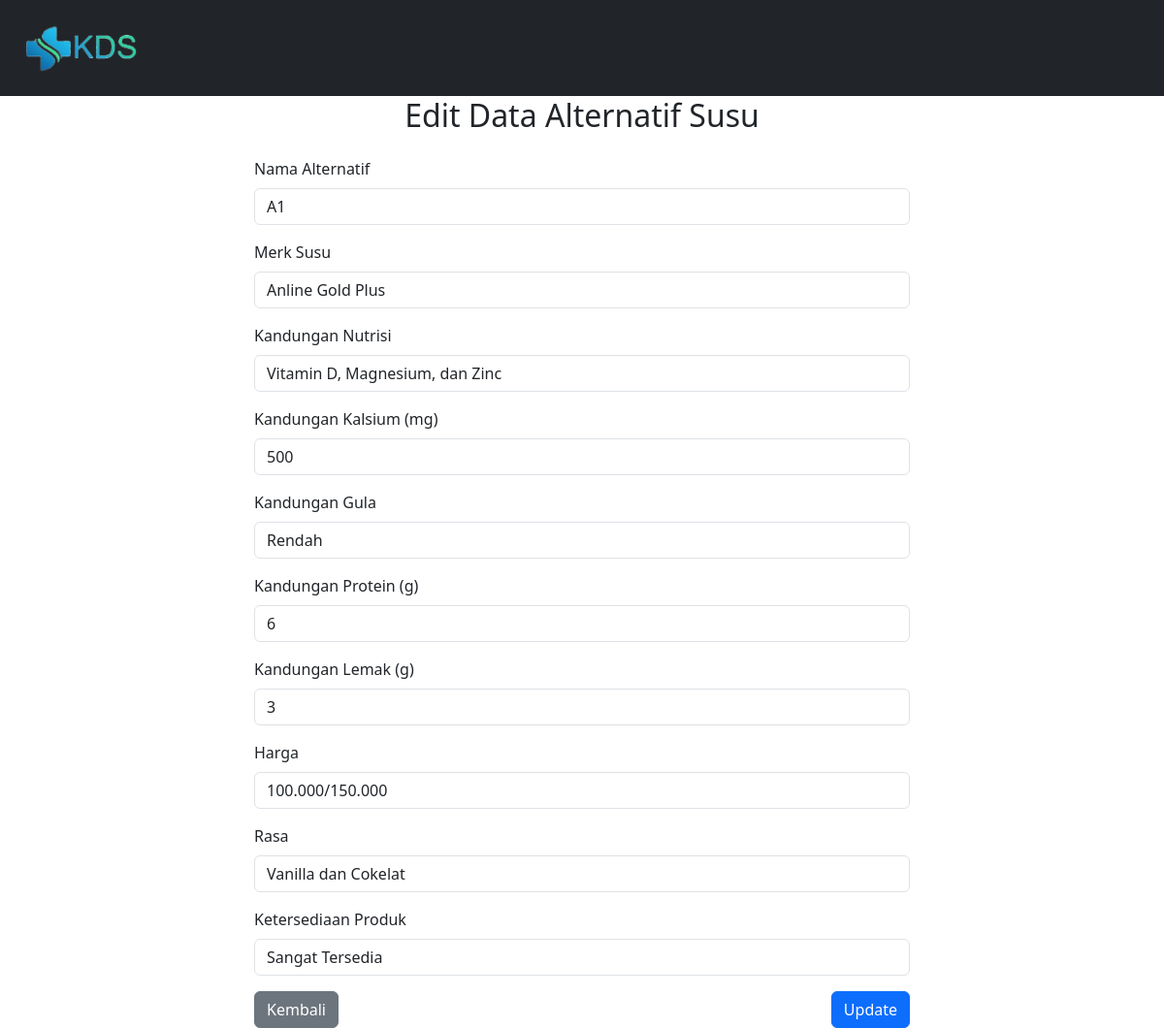
The page /edit.php?id=1 on the database its author committed.
### tables this page shows
CREATE TABLE `alternatif` (
  `id_alternatif` int(11) NOT NULL,
  `nama_alternatif` varchar(10) NOT NULL,
  `merk_susu` varchar(100) DEFAULT NULL,
  `usia` varchar(10) NOT NULL,
  `kandungan_nutrisi` varchar(50) DEFAULT NULL,
  `kandungan_kalsium` varchar(50) DEFAULT NULL,
  `kandungan_gula` varchar(50) DEFAULT NULL,
  `kandungan_protein` varchar(50) DEFAULT NULL,
  `kandungan_lemak` varchar(50) DEFAULT NULL,
  `harga` varchar(100) DEFAULT NULL,
  `rasa` varchar(100) DEFAULT NULL,
  `ketersediaan_produk` varchar(50) DEFAULT NULL
);

### edit.php (the view, shortened to what this page needs)
<?php
include 'config.php';
$id = $_GET['id'];
$sql = "SELECT * FROM alternatif WHERE id_alternatif = $id";
$result = $conn->query($sql);
$data = $result->fetch_assoc();
?>
<!DOCTYPE html>
<html lang="id">
<head>
    <link href="https://cdn.jsdelivr.net/npm/bootstrap@5.3.0/dist/css/bootstrap.min.css" rel="stylesheet">
</head>
<body>
<nav class="navbar navbar-expand-lg navbar-dark bg-dark fixed-top">
    <div class="container-fluid px-4">
        <a class="navbar-brand" href="index.php">
            <img src="logo.png" alt="Logo" width="120" class="d-inline-block align-text-top">
        </a>
    </div>
</nav>
<div class="container" style="margin-top: 100px; max-width: 700px;">
    <h2 class="text-center mb-4">Edit Data Alternatif Susu</h2>
    <form method="POST" action="">
        <?php
        $fields = [
            'nama_alternatif' => 'Nama Alternatif',
            'merk_susu' => 'Merk Susu',
            'kandungan_nutrisi' => 'Kandungan Nutrisi',
            'kandungan_kalsium' => 'Kandungan Kalsium (mg)',
            'kandungan_gula' => 'Kandungan Gula',
            'kandungan_protein' => 'Kandungan Protein (g)',
            'kandungan_lemak' => 'Kandungan Lemak (g)',
            'harga' => 'Harga',
            'rasa' => 'Rasa',
            'ketersediaan_produk' => 'Ketersediaan Produk'
        ];
        foreach ($fields as $field => $label) {
            echo '
            <div class="mb-3">
                <label class="form-label">'.$label.'</label>
                <input type="text" name="'.$field.'" class="form-control" value="'.htmlspecialchars($data[$field]).'" required>
            </div>';
        }
        ?>
        <div class="d-flex justify-content-between">
            <a href="dataalternatif.php" class="btn btn-secondary">Kembali</a>
            <button type="submit" class="btn btn-primary">Update</button>
        </div>
    </form>
</div>
</body>
</html>

### rows shown on the page
alternatif: nama_alternatif "A1", merk_susu "Anline Gold Plus", kandungan_nutrisi "Vitamin D, Magnesium, dan Zinc", kandungan_kalsium "500", kandungan_gula "Rendah", kandungan_protein "6", kandungan_lemak "3", harga "100.000/150.000", rasa "Vanilla dan Cokelat", ketersediaan_produk "Sangat Tersedia"

### other values the page prints
$label "Nama Alternatif"
$label "Merk Susu"
$label "Kandungan Nutrisi"
$label "Kandungan Kalsium (mg)"
$label "Kandungan Gula"
$label "Kandungan Protein (g)"
$label "Kandungan Lemak (g)"
$label "Harga"
$label "Rasa"
$label "Ketersediaan Produk"
